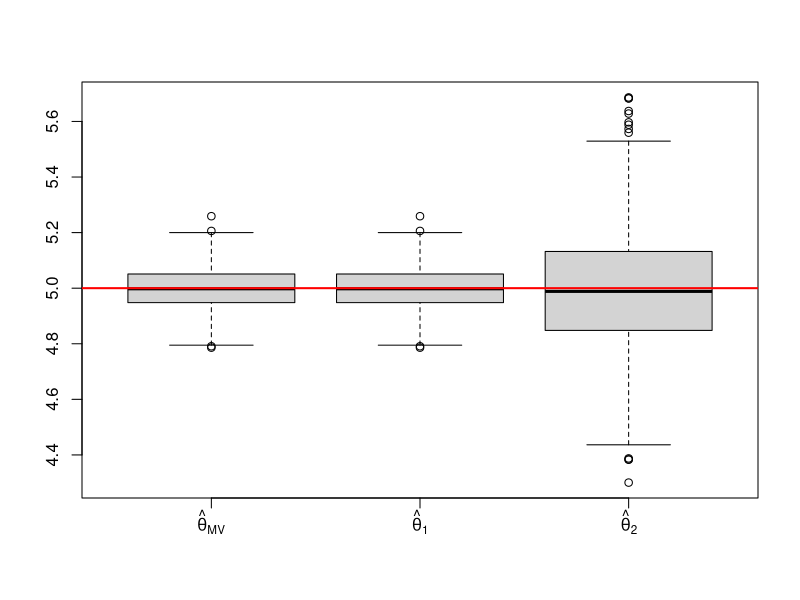
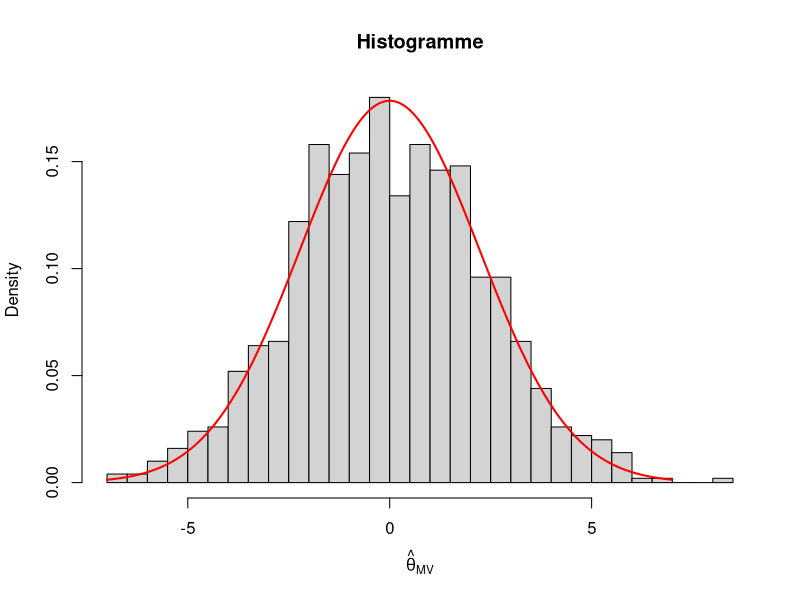
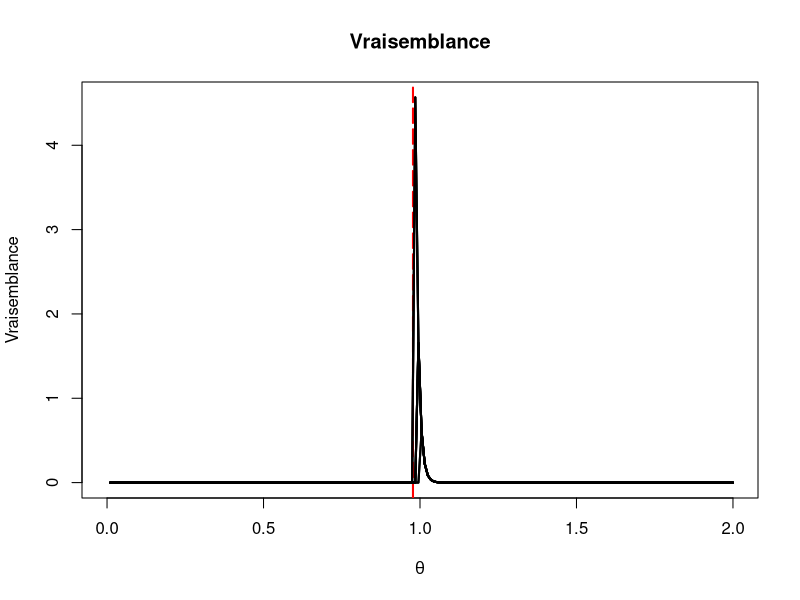
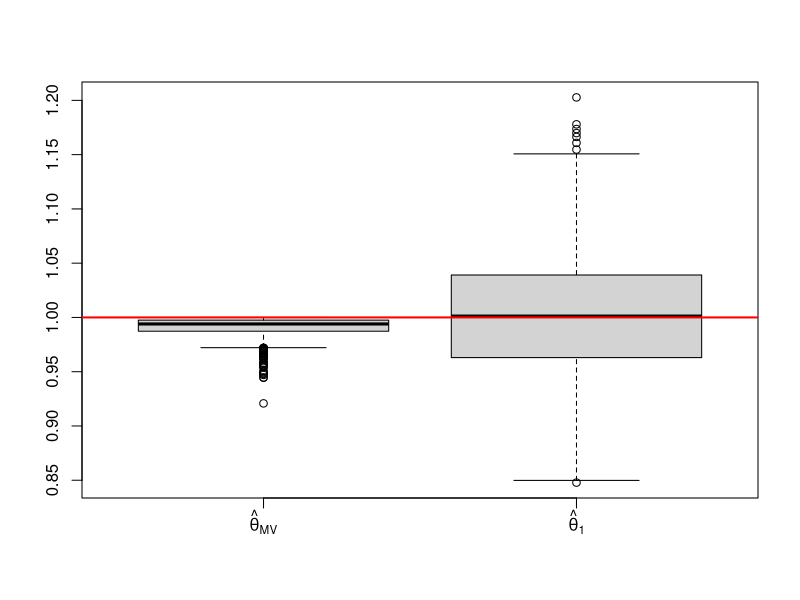
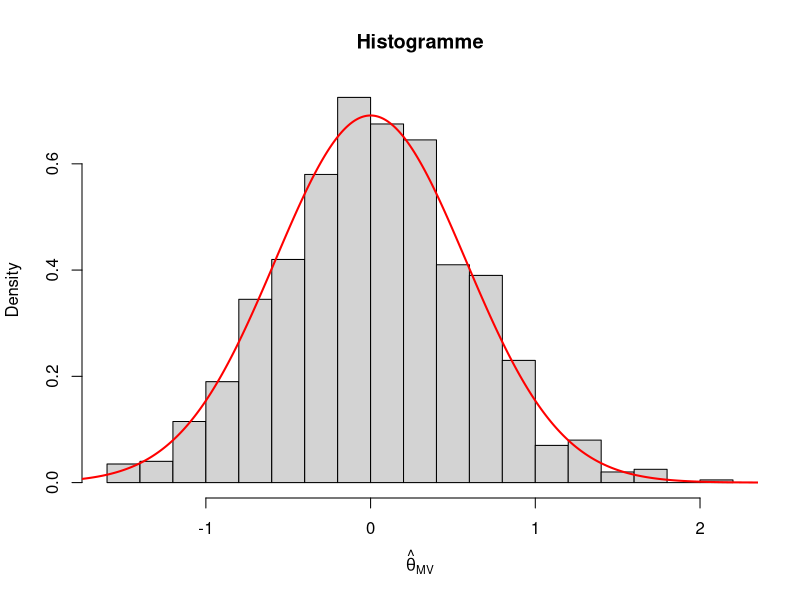
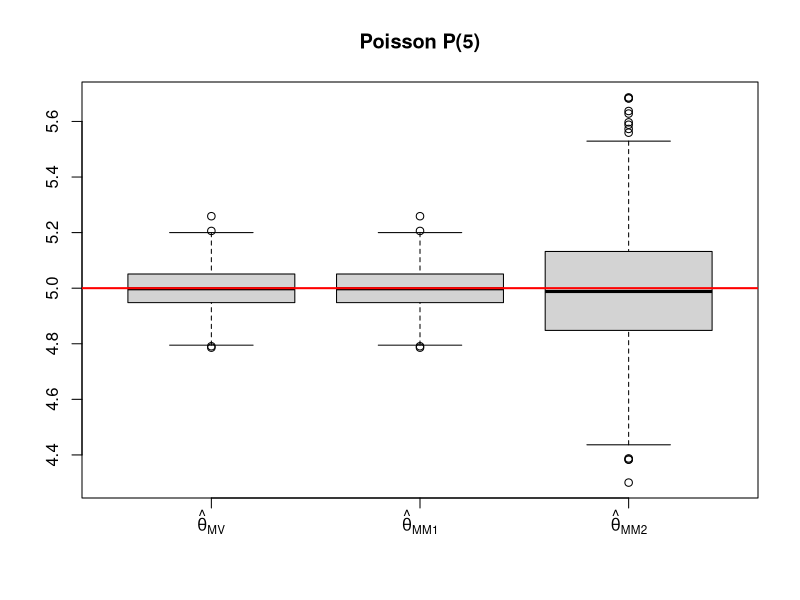
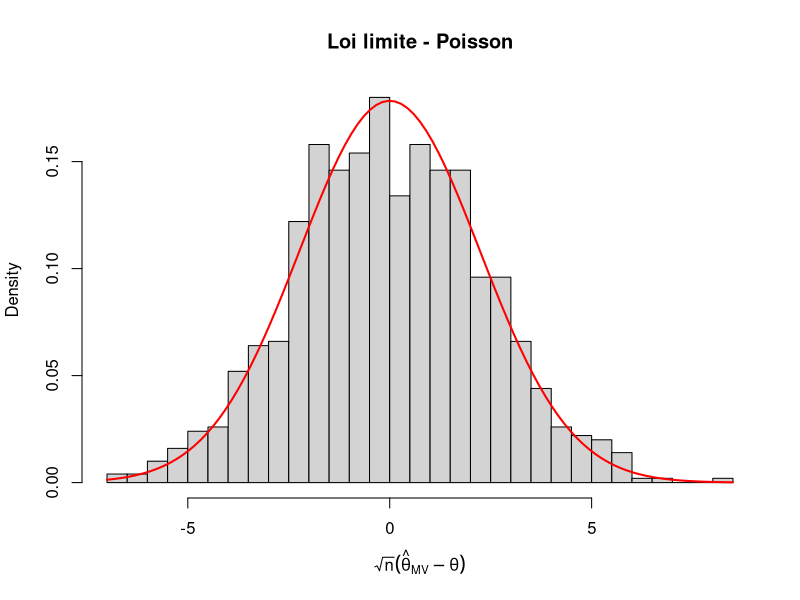
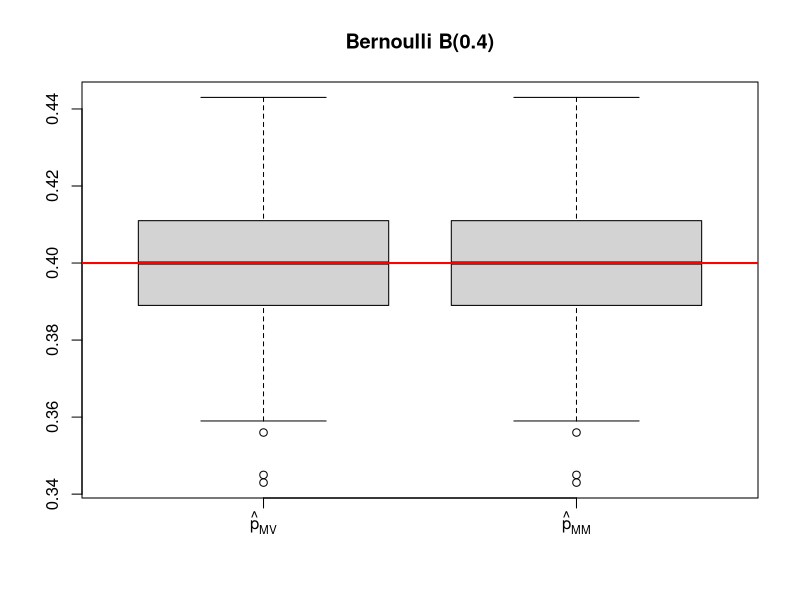

These charts were generated, in order, by the following R code:
###############################################################################
#               TP1
###############################################################################

rm(list=ls())

############## Exercice 1 #####################################################

n=1000

theta=5

set.seed(2026)

X=rpois(n,theta)

theta_MV=mean(X) #max de vraisemblance
theta_mom_1=mean(X) #moment ordre 1
theta_mom_2=var(X) #moment ordre 2

c(theta_MV,theta_mom_1,theta_mom_2) #bilan des 3

M=1000

vec_theta_MV=rep(0,M)
vec_theta_mom_1=rep(0,M)
vec_theta_mom_2=rep(0,M)

i=1
while(i<=M){
  
  X=rpois(n,theta)
  
  vec_theta_MV[i]=mean(X)
  vec_theta_mom_1[i]=mean(X)
  vec_theta_mom_2[i]=var(X)
  
  i=i+1
}

#comparaison des 3
quartz()
boxplot(cbind(vec_theta_MV,vec_theta_mom_1,vec_theta_mom_2),
        names=c(expression(hat(theta)[MV]),expression(hat(theta)[1]),expression(hat(theta)[2])))
abline(a=theta,b=0,col="red",lwd=2)


epsilon=0.1
c(mean(abs(vec_theta_MV-theta)>epsilon),
  mean(abs(vec_theta_mom_1-theta)>epsilon),
  mean(abs(vec_theta_mom_2-theta)>epsilon))#proportion de valeurs éloignées

hist(sqrt(n)*(vec_theta_MV-theta),breaks=25,freq=F,
     xlab=expression(hat(theta)[MV]),main="Histogramme") #Histogramme
points(y=dnorm(seq(-7,7,length=500),sd=sqrt(theta)),x=seq(-7,7,length=500),
       type="l",col="red",lwd=2) #loi limite

###########Exercice 2 #############

n=100

theta=1

set.seed(2026)

X=runif(n,0,theta)

theta_MV=max(X) #max de vraisemblance
theta_mom_1=2*mean(X) #moment ordre 1

thetaxe=seq(0,2,length=200)
f=function(theta){ #vraisemblance
  (1/theta^n)*prod((X>=0)*(X<=theta))
}

quartz()
plot(y=mapply(f,thetaxe),x=thetaxe,type="l",
     lwd=2,main="Vraisemblance",xlab=expression(theta),
     ylab="Vraisemblance")

abline(v=max(X),lty=5,lwd=2,col="red")

i=1
while(i<=9){
  
  X=runif(n,0,theta)
  
  points(y=mapply(f,thetaxe),x=thetaxe,type="l",lwd=2)
  
  i=i+1
}

c(theta_MV,theta_mom_1) #bilan des 2

M=1000

vec_theta_MV=rep(0,M)
vec_theta_mom_1=rep(0,M)

i=1
while(i<=M){
  
  X=runif(n,0,theta)
  
  vec_theta_MV[i]=max(X)
  vec_theta_mom_1[i]=2*mean(X)
  
  i=i+1
}

#comparaison des 2
quartz()
boxplot(cbind(vec_theta_MV,vec_theta_mom_1),
        names=c(expression(hat(theta)[MV]),expression(hat(theta)[1])))
abline(a=theta,b=0,col="red",lwd=2)

epsilon=0.1
c(mean(abs(vec_theta_MV-theta)>epsilon),
  mean(abs(vec_theta_mom_1-theta)>epsilon))#proportion de valeurs éloignées

quartz()
hist(sqrt(n)*(vec_theta_mom_1-theta),breaks=25,freq=F,
     xlab=expression(hat(theta)[MV]),main="Histogramme") #Histogramme
points(y=dnorm(seq(-2.5,2.5,length=500),sd=sqrt(theta^2/3)),x=seq(-2.5,2.5,length=500),
       type="l",col="red",lwd=2) #loi limite


rm(list = ls())
set.seed(2026)

M <- 1000
epsilon <- 0.1

rm(list = ls())
set.seed(2026)

M <- 1000
epsilon <- 0.1

#rm(list = ls())
set.seed(2026)

M <- 1000
epsilon <- 0.1



###############################################################################
#           TP1 Appliquer à d'autres lois
###############################################################################


############## Loi de Poisson  ################################################


n <- 1000
theta <- 5

vec_theta_MV  <- numeric(M)
vec_theta_MM1 <- numeric(M)
vec_theta_MM2 <- numeric(M)

for(i in 1:M) {
  X <- rpois(n, theta)
  vec_theta_MV[i]  <- mean(X)  # EMV = mean(X)
  vec_theta_MM1[i] <- mean(X)  # MM1 = E[X] = mean(X)
  vec_theta_MM2[i] <- var(X)   # MM2 = Var(X) = var(X)
}

# Boxplot comparative
quartz()
boxplot(cbind(vec_theta_MV, vec_theta_MM1, vec_theta_MM2),
        names = c(expression(hat(theta)[MV]), expression(hat(theta)[MM1]), expression(hat(theta)[MM2])),
        main = "Poisson P(5)")
abline(h = theta, col = "red", lwd = 2)

# Déviations epsilon
c(Poisson_MV  = mean(abs(vec_theta_MV - theta) > epsilon),
  Poisson_MM1 = mean(abs(vec_theta_MM1 - theta) > epsilon),
  Poisson_MM2 = mean(abs(vec_theta_MM2 - theta) > epsilon))

# Histogramme asymptotique TCL pour EMV
quartz()
hist(sqrt(n) * (vec_theta_MV - theta), breaks = 25, freq = FALSE,
     xlab = expression(sqrt(n)*(hat(theta)[MV] - theta)), main = "Loi limite - Poisson")
curve(dnorm(x, mean = 0, sd = sqrt(theta)), add = TRUE, col = "red", lwd = 2)



############## Loi de Bernoulli  ##############################################
n <- 1000
p <- 0.4

vec_p_MV <- numeric(M)
vec_p_MM <- numeric(M)

for(i in 1:M) {
  X <- rbinom(n, size = 1, prob = p)
  vec_p_MV[i] <- mean(X)  # EMV = mean(X)
  vec_p_MM[i] <- mean(X)  # MM = E[X] = mean(X)
}

quartz()
boxplot(cbind(vec_p_MV, vec_p_MM),
        names = c(expression(hat(p)[MV]), expression(hat(p)[MM])),
        main = "Bernoulli B(0.4)")
abline(h = p, col = "red", lwd = 2)

c(Bernoulli_MV = mean(abs(vec_p_MV - p) > epsilon),
  Bernoulli_MM = mean(abs(vec_p_MM - p) > epsilon))

quartz()
hist(sqrt(n) * (vec_p_MV - p), breaks = 25, freq = FALSE,
     xlab = expression(sqrt(n)*(hat(p)[MV] - p)), main = "Loi limite - Bernoulli")
curve(dnorm(x, mean = 0, sd = sqrt(p * (1 - p))), add = TRUE, col = "red", lwd = 2)



############## Loi Binomiale (k connue)  ######################################
n <- 1000
K <- 20
p <- 0.3

vec_p_MV <- numeric(M)
vec_p_MM <- numeric(M)

for(i in 1:M) {
  X <- rbinom(n, size = K, prob = p)
  vec_p_MV[i] <- mean(X) / K  # EMV = mean(X) / K
  vec_p_MM[i] <- mean(X) / K  # MM = E[X] / K
}

quartz()
boxplot(cbind(vec_p_MV, vec_p_MM),
        names = c(expression(hat(p)[MV]), expression(hat(p)[MM])),
        main = "Binomiale B(20, 0.3)")
abline(h = p, col = "red", lwd = 2)

c(Binomiale_MV = mean(abs(vec_p_MV - p) > epsilon),
  Binomiale_MM = mean(abs(vec_p_MM - p) > epsilon))

quartz()
hist(sqrt(n) * (vec_p_MV - p), breaks = 25, freq = FALSE,
     xlab = expression(sqrt(n)*(hat(p)[MV] - p)), main = "Loi limite - Binomiale")
curve(dnorm(x, mean = 0, sd = sqrt(p * (1 - p) / K)), add = TRUE, col = "red", lwd = 2)



############## Loi Géométrique ################################################
n <- 1000
p <- 0.25

vec_p_MV <- numeric(M)
vec_p_MM <- numeric(M)

for(i in 1:M) {
  X <- rgeom(n, prob = p) + 1  # rgeom dans R compte le nombre d'echecs, d'ou le +1
  vec_p_MV[i] <- 1 / mean(X)  # EMV = 1 / mean(X)
  vec_p_MM[i] <- 1 / mean(X)  # MM = 1 / E[X]
}

quartz()
boxplot(cbind(vec_p_MV, vec_p_MM),
        names = c(expression(hat(p)[MV]), expression(hat(p)[MM])),
        main = "Géométrique Geog(0.25)")
abline(h = p, col = "red", lwd = 2)

c(Geometrique_MV = mean(abs(vec_p_MV - p) > epsilon),
  Geometrique_MM = mean(abs(vec_p_MM - p) > epsilon))

# Delta-méthode pour la variance limite : p^2 * (1-p)
quartz()
hist(sqrt(n) * (vec_p_MV - p), breaks = 25, freq = FALSE,
     xlab = expression(sqrt(n)*(hat(p)[MV] - p)), main = "Loi limite - Géométrique")
curve(dnorm(x, mean = 0, sd = sqrt((p^2) * (1 - p))), add = TRUE, col = "red", lwd = 2)



############## Loi Uniforme discrète ##########################################
n <- 100
N <- 50

vec_N_MV <- numeric(M)
vec_N_MM <- numeric(M)

for(i in 1:M) {
  X <- sample(1:N, size = n, replace = TRUE)
  vec_N_MV[i] <- max(X)                # EMV = max(X)
  vec_N_MM[i] <- 2 * mean(X) - 1       # MM1 : E[X] = (N+1)/2 => N = 2*mean(X) - 1
}

quartz()
boxplot(cbind(vec_N_MV, vec_N_MM),
        names = c(expression(hat(N)[MV]), expression(hat(N)[MM])),
        main = "Uniforme Discrète U({1,...,50})")
abline(h = N, col = "red", lwd = 2)

c(UnifDiscr_MV = mean(abs(vec_N_MV - N) > epsilon),
  UnifDiscr_MM = mean(abs(vec_N_MM - N) > epsilon))

# Histogramme pour l'estimateur des moments (TCL)
quartz()
hist(sqrt(n) * (vec_N_MM - N), breaks = 25, freq = FALSE,
     xlab = expression(sqrt(n)*(hat(N)[MM] - N)), main = "Loi limite MM - Uniforme Discrète")
curve(dnorm(x, mean = 0, sd = sqrt((N^2 - 1) / 3)), add = TRUE, col = "red", lwd = 2)



############## Loi Uniforme continue ##########################################
n <- 100
theta <- 1

vec_theta_MV <- numeric(M)
vec_theta_MM <- numeric(M)

for(i in 1:M) {
  X <- runif(n, min = 0, max = theta)
  vec_theta_MV[i] <- max(X)         # EMV = max(X)
  vec_theta_MM[i] <- 2 * mean(X)    # MM1 = 2 * mean(X)
}

quartz()
boxplot(cbind(vec_theta_MV, vec_theta_MM),
        names = c(expression(hat(theta)[MV]), expression(hat(theta)[MM])),
        main = "Uniforme Continue U([0, 1])")
abline(h = theta, col = "red", lwd = 2)

c(UnifCont_MV = mean(abs(vec_theta_MV - theta) > epsilon),
  UnifCont_MM = mean(abs(vec_theta_MM - theta) > epsilon))

# Histogramme TCL pour l'estimateur des moments (vitesse sqrt(n))
quartz()
hist(sqrt(n) * (vec_theta_MM - theta), breaks = 25, freq = FALSE,
     xlab = expression(sqrt(n)*(hat(theta)[MM] - theta)), main = "Loi limite MM - Uniforme Continue")
curve(dnorm(x, mean = 0, sd = sqrt(theta^2 / 3)), add = TRUE, col = "red", lwd = 2)



############## Loi Exponentielle  #############################################
n <- 1000
lambda <- 2

vec_lambda_MV <- numeric(M)
vec_lambda_MM <- numeric(M)

for(i in 1:M) {
  X <- rexp(n, rate = lambda)
  vec_lambda_MV[i] <- 1 / mean(X)   # EMV = 1 / mean(X)
  vec_lambda_MM[i] <- 1 / mean(X)   # MM = 1 / E[X]
}

quartz()
boxplot(cbind(vec_lambda_MV, vec_lambda_MM),
        names = c(expression(hat(lambda)[MV]), expression(hat(lambda)[MM])),
        main = "Exponentielle E(2)")
abline(h = lambda, col = "red", lwd = 2)

c(Exponentielle_MV = mean(abs(vec_lambda_MV - lambda) > epsilon),
  Exponentielle_MM = mean(abs(vec_lambda_MM - lambda) > epsilon))

# Delta-méthode pour la loi limite de EMV (variance = lambda^2)
quartz()
hist(sqrt(n) * (vec_lambda_MV - lambda), breaks = 25, freq = FALSE,
     xlab = expression(sqrt(n)*(hat(lambda)[MV] - lambda)), main = "Loi limite - Exponentielle")
curve(dnorm(x, mean = 0, sd = lambda), add = TRUE, col = "red", lwd = 2)



############## Loi Normale ################################################
n <- 1000
mu <- 3
sigma2 <- 4
sigma <- sqrt(sigma2)

vec_mu_MV     <- numeric(M)
vec_sigma2_MV <- numeric(M)
vec_sigma2_MM <- numeric(M)

for(i in 1:M) {
  X <- rnorm(n, mean = mu, sd = sigma)
  vec_mu_MV[i]     <- mean(X)                      # EMV mu = mean(X)
  vec_sigma2_MV[i] <- mean((X - mean(X))^2)        # EMV sigma^2 (biaisé)
  vec_sigma2_MM[i] <- var(X)                       # MM / sans biais (n-1)
}

# Boxplot pour mu
quartz()
boxplot(vec_mu_MV, names = expression(hat(mu)[MV]), main = "Normale: mu = 3")
abline(h = mu, col = "red", lwd = 2)

# Boxplot pour sigma^2
quartz()
boxplot(cbind(vec_sigma2_MV, vec_sigma2_MM),
        names = c(expression(hat(sigma)[MV]^2), expression(hat(sigma)[MM]^2)),
        main = "Normale: sigma^2 = 4")
abline(h = sigma2, col = "red", lwd = 2)

c(Normale_mu_MV   = mean(abs(vec_mu_MV - mu) > epsilon),
  Normale_sig2_MV = mean(abs(vec_sigma2_MV - sigma2) > epsilon),
  Normale_sig2_MM = mean(abs(vec_sigma2_MM - sigma2) > epsilon))

# Loi limite de mu (TCL direct)
quartz()
hist(sqrt(n) * (vec_mu_MV - mu), breaks = 25, freq = FALSE,
     xlab = expression(sqrt(n)*(hat(mu)[MV] - mu)), main = "Loi limite - Normale (mu)")
curve(dnorm(x, mean = 0, sd = sigma), add = TRUE, col = "red", lwd = 2)
